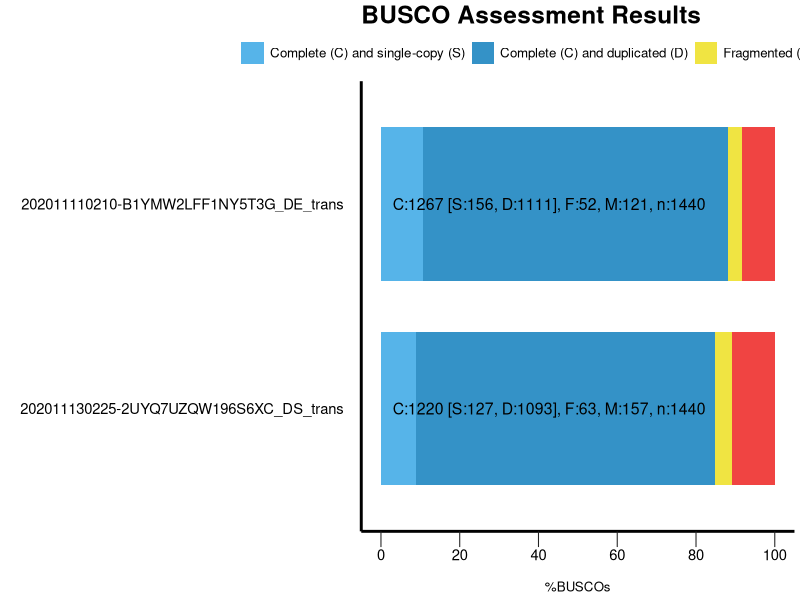

Source code (R):
######################################
#
# BUSCO summary figure
# @version 3.0.0
# @since BUSCO 2.0.0
#
# Copyright (c) 2016-2017, Evgeny Zdobnov (ez@ezlab.org)
# Licensed under the MIT license. See LICENSE.md file.
#
######################################

#Run this script from directory ~/bin/ and the data are in ~/out/BUSCO_summaries/

#set working dir
setwd("~/bin")

# Load the required libraries
library(ggplot2)
library("grid")

# !!! CONFIGURE YOUR PLOT HERE !!!
# Output
my_output <- paste("../out/BUSCO_summaries/","busco_figure.png",sep="/") 
my_width <- 20
my_height <- 15
my_unit <- "cm"

# Colors
my_colors <- rev(c("#56B4E9", "#3492C7", "#F0E442", "#F04442")) #modified from the original
# Bar height ratio
my_bar_height <- 0.75

# Legend
my_title <- "BUSCO Assessment Results"

# Font
my_family <- "sans"
my_size_ratio <- 1

# !!! SEE YOUR DATA HERE !!!
# Your data as generated by python, remove or add more
my_species <- c('202011110210-B1YMW2LFF1NY5T3G_DE_trans', '202011110210-B1YMW2LFF1NY5T3G_DE_trans', '202011110210-B1YMW2LFF1NY5T3G_DE_trans', '202011110210-B1YMW2LFF1NY5T3G_DE_trans', '202011130225-2UYQ7UZQW196S6XC_DS_trans', '202011130225-2UYQ7UZQW196S6XC_DS_trans', '202011130225-2UYQ7UZQW196S6XC_DS_trans', '202011130225-2UYQ7UZQW196S6XC_DS_trans')
my_species <- factor(my_species)
my_species <- factor(my_species,levels(my_species)[c(length(levels(my_species)):1)]) # reorder your species here just by changing the values in the vector :
my_percentage <- c(10.8, 77.2, 3.6, 8.4, 8.8, 75.9, 4.4, 10.9)
my_values <- c(156, 1111, 52, 121, 127, 1093, 63, 157)

######################################
######################################
######################################
# Code to produce the graph
labsize = 1
if (length(levels(my_species)) > 10){
 labsize = 0.66
}
print("Plotting the figure ...")
category <- c(rep(c("S","D","F","M"),c(1)))
category <-factor(category)
category = factor(category,levels(category)[rev(c(4,1,2,3))]) #modified from the original
df = data.frame(my_species,my_percentage,my_values,category)

figure <- ggplot() +

  geom_bar(aes(y = my_percentage, x = my_species, fill = category), data = df, stat="identity", width=my_bar_height) +
  coord_flip() +
  theme_gray(base_size = 8) +
  scale_y_continuous(labels = c("0","20","40","60","80","100"), breaks = c(0,20,40,60,80,100)) + #modified from the original
  scale_fill_manual(values = my_colors,
                    labels =c("S" ="Complete (C) and single-copy (S)",
                              "D" = "Complete (C) and duplicated (D)",
                              "F" = "Fragmented (F)",
                              "M" = "Missing (M)")) +
  ggtitle(my_title) +
  xlab("") +
  ylab("\n%BUSCOs") +

  theme(plot.title = element_text(family=my_family, colour = "black", size = rel(2.2)*my_size_ratio, face = "bold")) +
  theme(legend.position="top",legend.title = element_blank()) +
  theme(legend.text = element_text(family=my_family, size = rel(1.2)*my_size_ratio)) +
  theme(panel.background = element_rect(color="#FFFFFF", fill="white")) +
  theme(panel.grid.minor = element_blank()) +
  theme(panel.grid.major = element_blank()) +
  theme(axis.text.y = element_text(family=my_family, colour = "black", size = rel(1.66)*my_size_ratio)) +
  theme(axis.text.x = element_text(family=my_family, colour = "black", size = rel(1.66)*my_size_ratio)) +
  theme(axis.line = element_line(size=1*my_size_ratio, colour = "black")) +
  theme(axis.ticks.length = unit(.85, "cm")) +
  theme(axis.ticks.y = element_line(colour="white", size = 0)) +
  theme(axis.ticks.x = element_line(colour="#222222")) +
  theme(axis.ticks.length = unit(0.4, "cm")) +
  theme(axis.title.x = element_text(family=my_family, size=rel(1.2)*my_size_ratio)) +

  guides(fill = guide_legend(override.aes = list(colour = NULL))) +
  guides(fill = guide_legend(reverse=T))  ### to change the order of the labels in the legend box (modified from the original)

  for(i in rev(c(1:length(levels(my_species))))){
    detailed_values <- my_values[my_species==my_species[my_species==levels(my_species)[i]]]
    total_buscos <- sum(detailed_values)
    figure <- figure +
    annotate("text", label=paste("C:", detailed_values[1] + detailed_values[2], " [S:", detailed_values[1], ", D:", detailed_values[2], "], F:", detailed_values[3], ", M:", detailed_values[4], ", n:", total_buscos, sep=""),
             y=3, x = i, size = labsize*4*my_size_ratio, colour = "black", hjust=0, family=my_family)
  }

ggsave(figure, file=my_output, width = my_width, height = my_height, unit = my_unit)
print("Done")
